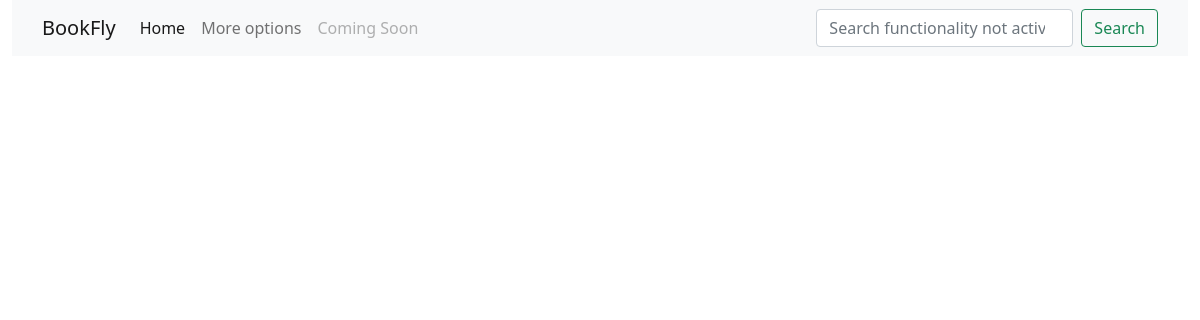
/books/, run on an earlier commit of the app's database.
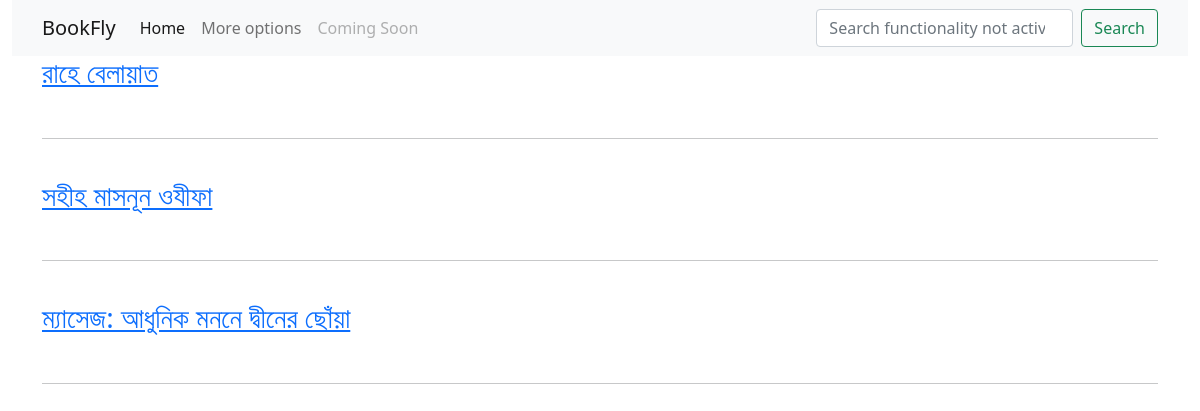
And on a later commit of the database.
### books/models.py (models this page shows, shortened)
class Book(models.Model):
    book_name = models.CharField(max_length=200)
    author = models.ForeignKey(Author, on_delete=models.CASCADE)
    category = models.CharField(max_length=50, choices=CATEGORIES)
    publisher = models.ForeignKey(Publisher, on_delete=models.CASCADE)
    price = models.FloatField(default=0)
    discount = models.FloatField(default=0)
    publication_date = models.DateTimeField('Publishing date')
    page_count = models.IntegerField(default=0)
    description = models.TextField()
    stock = models.IntegerField(
        default=0,
        validators=[MinValueValidator(0), ]
    )

### books/views.py (the view)
# urls.py: path('', views.IndexView.as_view(), name='index'),
class IndexView(generic.ListView):
    template_name = 'books/index.html'
    context_object_name = 'books'
    def get_queryset(self):
        return Book.objects.order_by('-publication_date')

### books/templates/books/index.html (shortened to what this page needs)
{% extends 'books/base.html' %}
{% load static %}
{% block content %}
<div class="container">
    {% for book in books %}
    <a href="{% url 'books:book' book.pk %}">
        <h3>{{ book.book_name }}</h3>
    </a>
    <br>
    <hr>
    <br>
    {% endfor %}
</div>
{% endblock %}

What changed in the data, as far as the page shows it:
added Book: book_name "রাহে বেলায়াত"
added Book: book_name "সহীহ মাসনূন ওযীফা"
added Book: book_name "ম্যাসেজ: আধুনিক মননে দ্বীনের ছোঁয়া"
